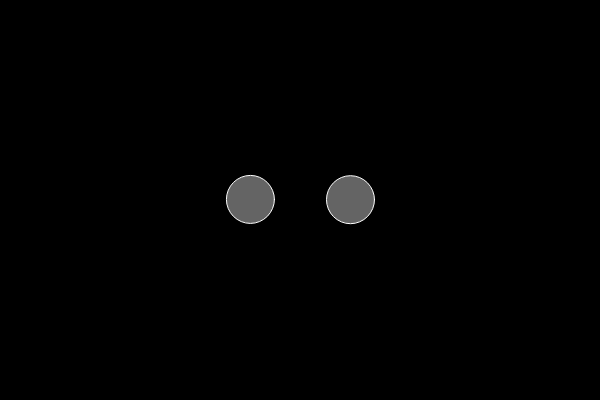
Frame 1 (no input)
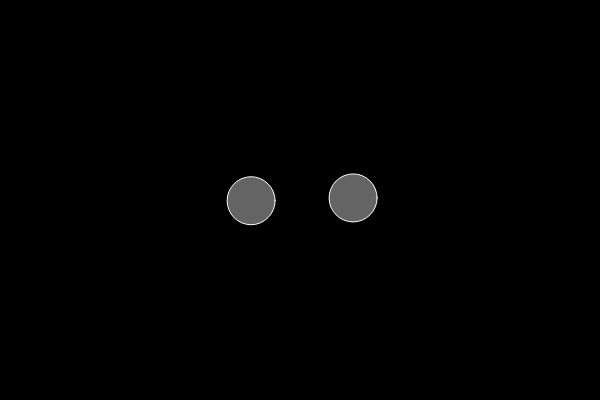
Frame 60 (no input)
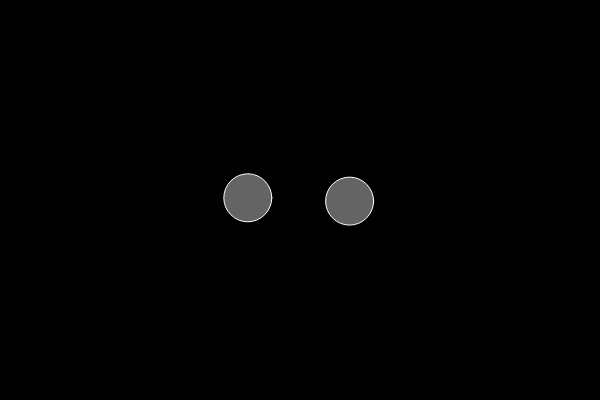
Frame 120 (the mouse pressed at the canvas centre since frame 60)

The p5.js sketch that drew these frames (run headless with seeded random() and noise() and a simulated clock; from frame 60 on, the mouse is pressed at the canvas centre):

// p5.js sketch
// ── sketch.js
var b1;
var b2;

function setup() {
  createCanvas(600, 400);
  b1 = new Bubble(250, 200);
  b2 = new Bubble(350, 200);
}

function draw() {
  background(0);

  b1.update();
  b2.update();
  b1.display();
  b2.display();
}

// ── bubble.js
function Bubble(x, y) {
  this.x = x;
  this.y = y;
  this.r = 48;

  this.display = function () {
    stroke(255);
    fill(255, 100);
    ellipse(this.x, this.y, this.r) * 2, this.r * 2;
  };

  this.update = function () {
    this.x = this.x + random(-1, 1);
    this.y = this.y + random(-1, 1);
  };
}
